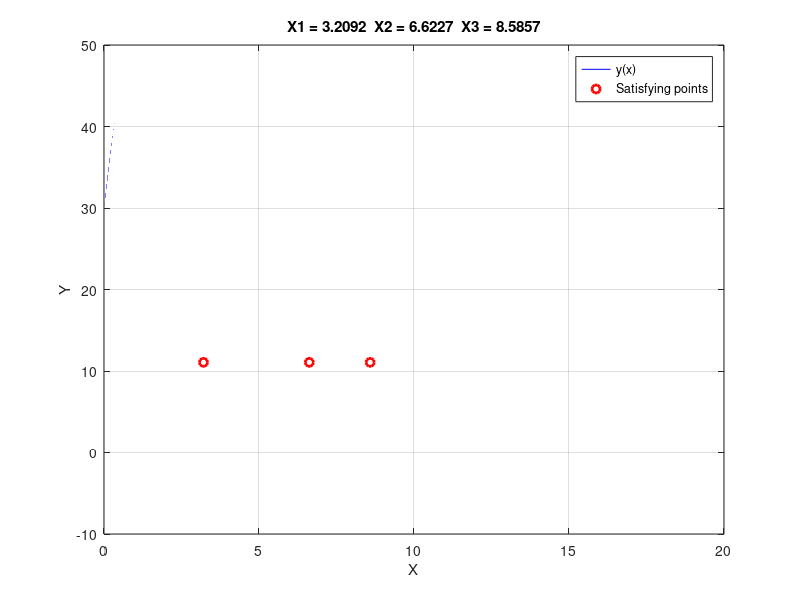

Reproduce this figure in MATLAB.
clc;
clear all;
close all;

x = 0:0.00001:20;
y = (30./(1+x)) + (20*((x + x.^2)./(1 + 5*x.^2))) + (40*sin(x).*exp((-0.25)*x));

yAve = mean(y);

counter = 0;
for i = 1:length(x)
   if(y(i)<=yAve+0.00002 && y(i)>= yAve-0.00001)
       counter = 1 + counter;
       yroot(counter) = y(i);
       xroot(counter) = x(i);
   end
end

figure(2)
plot(x,y,'b-',xroot,yroot,'ro','linewidth',2)
grid on;
xlabel('X');
ylabel('Y');
legend('y(x)','Satisfying points')
title({['X1 = ',num2str(xroot(1)),'  X2 = ',num2str(xroot(2)),'  X3 = ',num2str(xroot(3))]});
